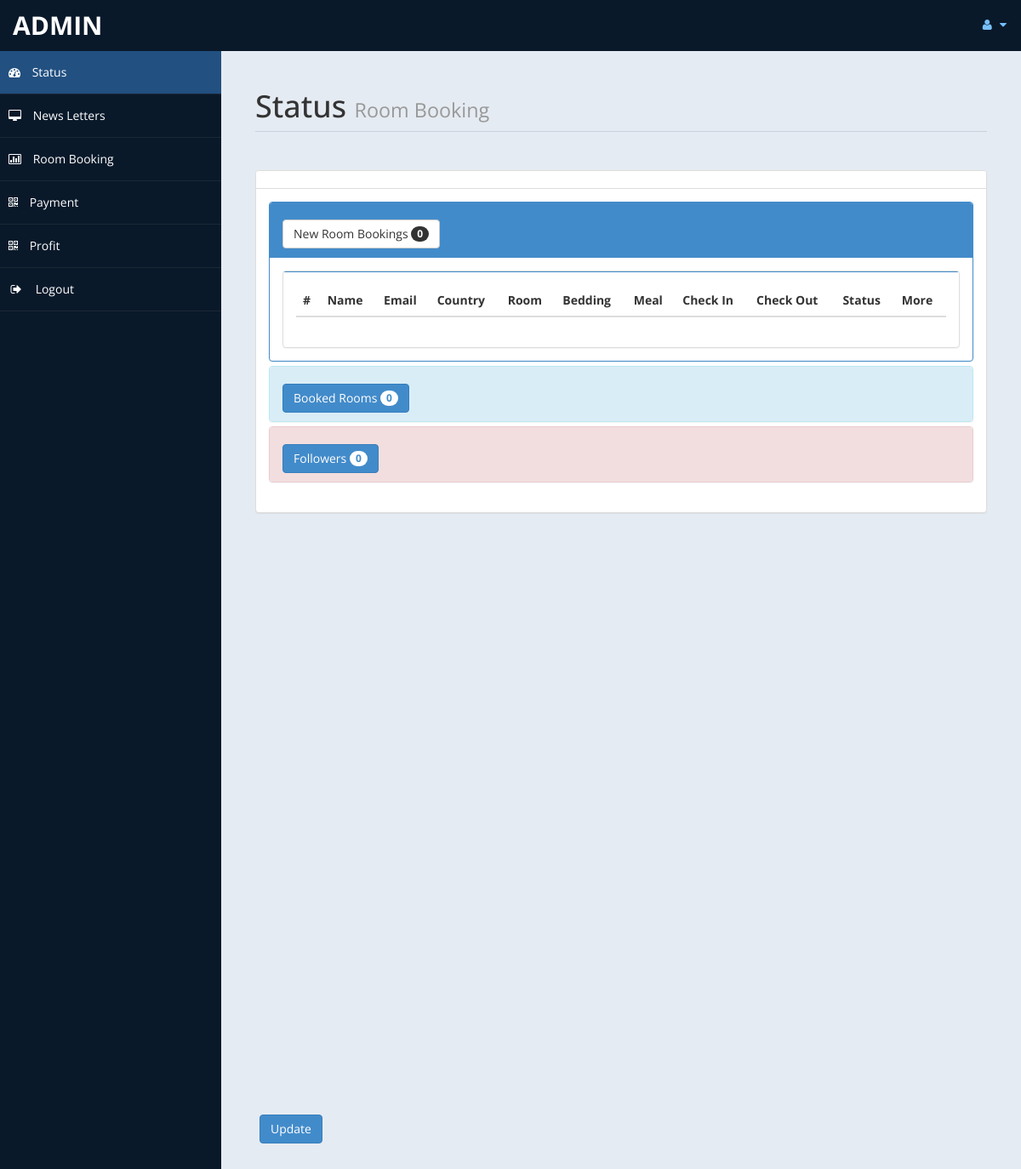
The app's page /admin/home.php (signed in), older data.
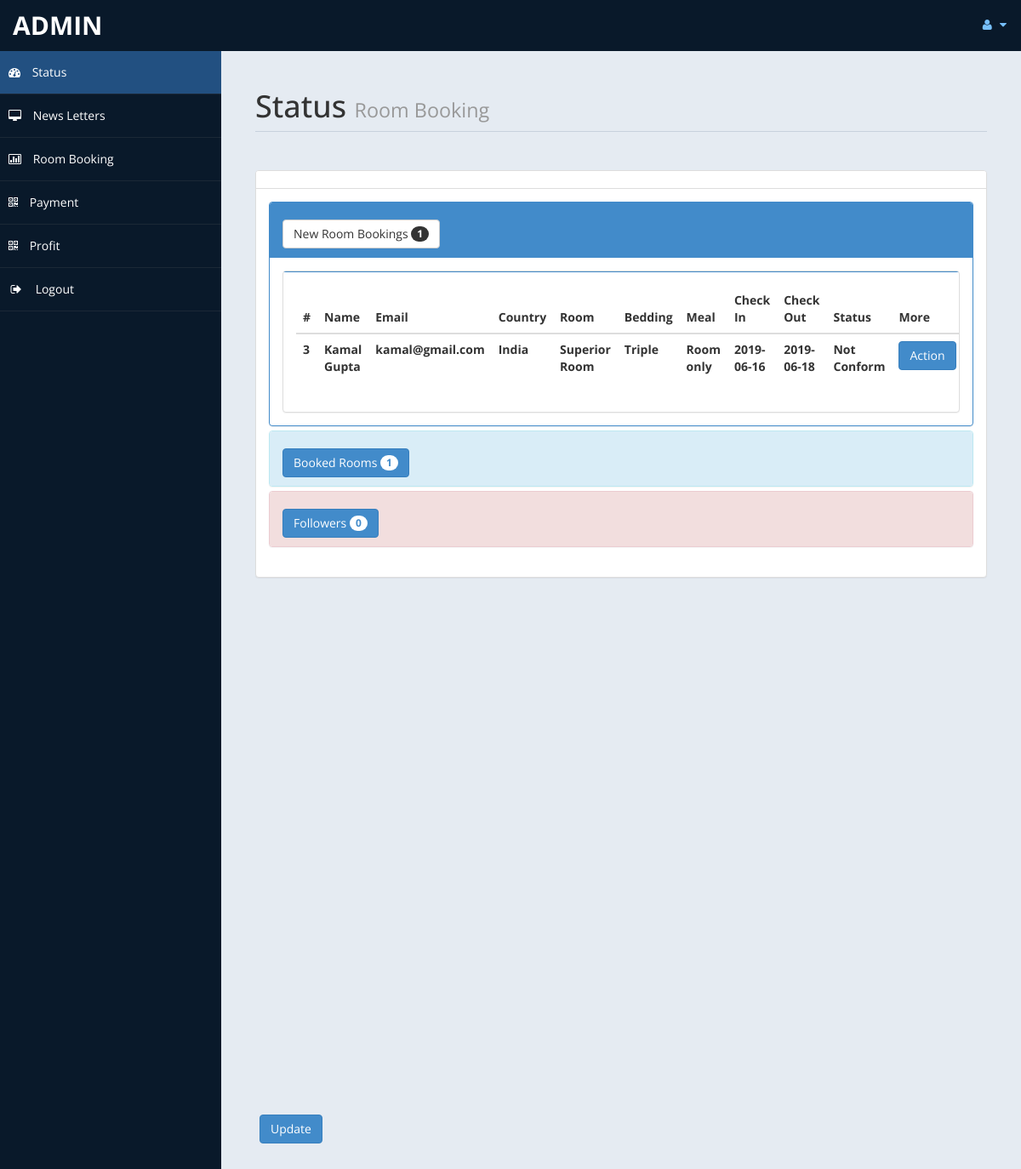
The same page, newer data.
### tables this page shows
CREATE TABLE IF NOT EXISTS `roombook` (
  `id` int(10) UNSIGNED NOT NULL AUTO_INCREMENT,
  `Title` varchar(5) DEFAULT NULL,
  `FName` text,
  `LName` text,
  `Email` varchar(50) DEFAULT NULL,
  `National` varchar(30) DEFAULT NULL,
  `Country` varchar(30) DEFAULT NULL,
  `Phone` text,
  `TRoom` varchar(20) DEFAULT NULL,
  `Bed` varchar(10) DEFAULT NULL,
  `NRoom` varchar(2) DEFAULT NULL,
  `Meal` varchar(15) DEFAULT NULL,
  `cin` date DEFAULT NULL,
  `cout` date DEFAULT NULL,
  `stat` varchar(15) DEFAULT NULL,
  `nodays` int(11) DEFAULT NULL,
  PRIMARY KEY (`id`)
);

### admin/home.php (the view, shortened to what the changed rows need)
<!DOCTYPE html>
<html xmlns="http://www.w3.org/1999/xhtml">
<head>
    <link href="assets/css/bootstrap.css" rel="stylesheet" />
    <link href="assets/css/font-awesome.css" rel="stylesheet" />
    <link href="assets/js/morris/morris-0.4.3.min.css" rel="stylesheet" />
    <link href="assets/css/custom-styles.css" rel="stylesheet" />
</head>
<body>
    <div id="wrapper">
        <div id="page-wrapper">
            <div id="page-inner">
                <div class="row">
                    <div class="col-md-12">
                        <h1 class="page-header">
                            Status <small>Room Booking </small>
                        </h1>
                    </div>
                </div>
				<?php
						include ('db.php');
						$sql = "select * from roombook";
						$re = mysqli_query($con,$sql);
						$c =0;
						while($row=mysqli_fetch_array($re) )
						{
								$new = $row['stat'];
								if($new=="Not Conform")
								{
									$c = $c + 1;
								}
						}
				?>
					<div class="row">
                <div class="col-md-12">
                    <div class="panel panel-default">
                        <div class="panel-body">
                            <div class="panel-group" id="accordion">
							<div class="panel panel-primary">
                                    <div class="panel-heading">
                                        <h4 class="panel-title">
                                            <a data-toggle="collapse" data-parent="#accordion" href="#collapseTwo">
											<button class="btn btn-default" type="button">
												 New Room Bookings  <span class="badge"><?php echo $c ; ?></span>
											</button>
											</a>
                                        </h4>
                                    </div>
                                    <div id="collapseTwo" class="panel-collapse in" style="height: auto;">
                                        <div class="panel-body">
                                           <div class="panel panel-default">
                        <div class="panel-body">
                            <div class="table-responsive">
                                <table class="table">
                                    <thead>
                                        <tr>
                                            <th>#</th>
                                            <th>Name</th>
                                            <th>Email</th>
                                            <th>Country</th>
											<th>Room</th>
											<th>Bedding</th>
											<th>Meal</th>
											<th>Check In</th>
											<th>Check Out</th>
											<th>Status</th>
											<th>More</th>
                                        </tr>
                                    </thead>
                                    <tbody>
									<?php
									$tsql = "select * from roombook";
									$tre = mysqli_query($con,$tsql);
									while($trow=mysqli_fetch_array($tre) )
									{
										$co =$trow['stat'];
										if($co=="Not Conform")
										{
											echo"<tr>
												<th>".$trow['id']."</th>
												<th>".$trow['FName']." ".$trow['LName']."</th>
												<th>".$trow['Email']."</th>
												<th>".$trow['Country']."</th>
												<th>".$trow['TRoom']."</th>
												<th>".$trow['Bed']."</th>
												<th>".$trow['Meal']."</th>
												<th>".$trow['cin']."</th>
												<th>".$trow['cout']."</th>
												<th>".$trow['stat']."</th>
												<th><a href='roombook.php?rid=".$trow['id']." ' class='btn btn-primary'>Action</a></th>
												</tr>";
										}
									}
									?>
                                    </tbody>
                                </table>
                            </div>
                        </div>
                    </div>
                                        </div>
                                    </div>
                                </div>
								<?php
								$rsql = "SELECT * FROM `roombook`";
								$rre = mysqli_query($con,$rsql);
								$r =0;
								while($row=mysqli_fetch_array($rre) )
								{
										$br = $row['stat'];
										if($br=="Conform")
										{
											$r = $r + 1;
										}
								}
								?>
                                <div class="panel panel-info">
                                    <div class="panel-heading">
                                        <h4 class="panel-title">
                                            <a data-toggle="collapse" data-parent="#accordion" href="#collapseOne" class="collapsed">
											<button class="btn btn-primary" type="button">
												 Booked Rooms  <span class="badge"><?php echo $r ; ?></span>
											</button>
											</a>
                                        </h4>
                                    </div>
                                </div>
                                </div>
                            </div>
                        </div>
                    </div>
                </div>
            </div>
                        </div>
            </div>
</body>
</html>

Row changes from the older to the newer data that the page shows:
added roombook: id "3", FName "Kamal", LName "Gupta", Email "kamal@gmail.com", Country "India", TRoom "Superior Room", Bed "Triple", Meal "Room only", cin "2019-06-16", cout "2019-06-18", stat "Not Conform"
Text that changed along with them:
$c: "0" → "1"
$r: "0" → "1"
